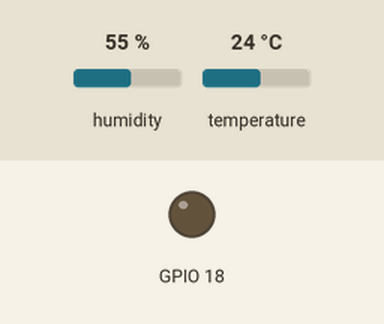
This sketch was run on a simulated ESP32. Shown: output pins drawn as LEDs (lit = HIGH). The test bench sets the inputs (shaded band); at power-on: temperature 24 °C, humidity 55 %. WiFi joins after 1.5 s; servers stay silent unless stated; uploads are accepted with an empty reply; what the sketch prints to the serial monitor is not drawn.

Above: at 5.7 s.
5.8 s: temperature set to 26 °C
10.0 s: temperature set to 29 °C
At 12.3 s:
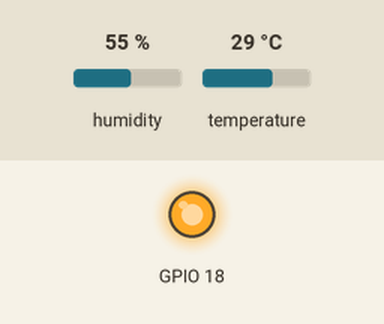
14.6 s: temperature set to 12 °C
At 18.0 s:
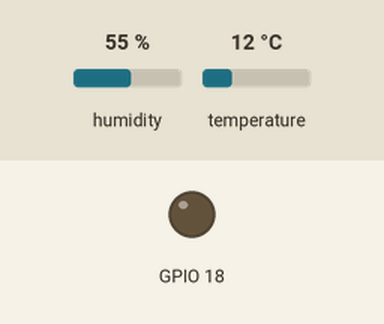
18.9 s: temperature set to 28 °C
At 23.7 s:
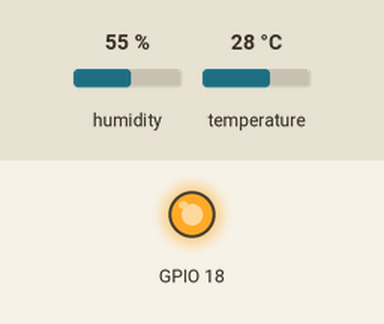
Timing chart, 0 to 25.2 s (numbered marks = the images above; inputs shaded):
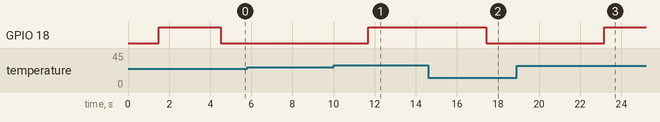

The sketch:

P6_html_ubidots.ino
```cpp
/****************************************
 * Include Libraries
 ****************************************/
#include <WiFi.h>
#include <WiFiClientSecure.h>
#include <PubSubClient.h>
#include <HTTPClient.h>
#include <DHT.h>
#include <DHT_U.h>

/****************************************
 * Define Constants
 ****************************************/
#define WIFISSID "Villa" //WIFI SSID aqui
#define PASSWORD "610916e99" // WIFI pwd
char payload[200];

// Space to store values to send
char str_temp[10];
char str_hum[10];

float t1;
float led_value = 0;

#define PIN_SENSOR 5
DHT dht1(PIN_SENSOR, DHT11); //El sensor de temp y humedad azul.

/****************************************
 * Main Functions
 ****************************************/
void setup() {
  Serial.begin(115200);
  WiFi.begin(WIFISSID, PASSWORD);
   pinMode(18, OUTPUT);
  Serial.println();
  Serial.print("Wait for WiFi...");
  while (WiFi.status() != WL_CONNECTED) {
    Serial.print(".");
    delay(500);
  }
  Serial.println("");
  Serial.println("WiFi Connected");
  Serial.println("IP address: ");
  Serial.println(WiFi.localIP());
  // Sensor de temp y humedad
  dht1.begin();

//test
  digitalWrite (18, HIGH);
  delay(3000);
  digitalWrite (18, LOW);
}

char xAuthTokenHeader[] = "BBFF-R13vxmGSVzjpZ0RlUMEt69xI29o2Ji"; // Account token (not api key)
char humedadUrl[] = "http://industrial.api.ubidots.com/api/v1.6/variables/63460157e38084000e743c58/values";
char temperaturaUrl[] = "http://industrial.api.ubidots.com/api/v1.6/variables/634601560cdeae000ee86396/values";
char secureHumedadUrl[] = "https://industrial.api.ubidots.com/api/v1.6/variables/63460157e38084000e743c58/values";
char secureTemperaturaUrl[] = "https://industrial.api.ubidots.com/api/v1.6/variables/634601560cdeae000ee86396/values";

int shouldUseHttps = 1;

void loop() {
  //Check WiFi connection status
  if(WiFi.status()== WL_CONNECTED){
    getTemperatureJSON(payload);
    if (shouldUseHttps) {
      sendHttpsPostRequest(secureTemperaturaUrl, payload, "LED");
    } else {
      sendPostRequest(temperaturaUrl, payload, "LED");
    }

    getHumidityJSON(payload);
    // Esperamos un poco antes de mandar la siguiente petición para no exceder el límite
   // delay(1000);
    if (shouldUseHttps) {
      sendHttpsPostRequest(secureHumedadUrl, payload, "Humedad");
    } else {
      sendPostRequest(humedadUrl, payload, "Humedad");
    }
  } else {
    Serial.println("WiFi Disconnected");
  }
  //Serial.println("----- Waiting 15s -----");
  Serial.println();
  delay(1000);

    Serial.print("Temperatura: ");
   Serial.print(t1);
if(t1 <= 25.0)
{
  led_value=0;
   digitalWrite (18, LOW);
   Serial.print(" <= 25 off");
  }
if(t1>=28)
{
  led_value=1;
  digitalWrite (18, HIGH);
  Serial.print(" >= 25 off");
}

}

void sendPostRequest(char* url, char* payload, char* variable) {
  WiFiClient client;
  HTTPClient http;
  http.begin(client, url);
  // If you need an HTTP request with a content type: application/json, use the following:
  http.addHeader("Content-Type", "application/json");
  http.addHeader("X-Auth-Token", xAuthTokenHeader);
  Serial.print("Sending POST request to variable ");
  Serial.print(variable);
  Serial.print(": ");
  Serial.println(url);
  int httpResponseCode = http.POST(payload);
  Serial.print(variable);
  Serial.print(" - HTTP Response code: ");
  Serial.println(httpResponseCode);
  if (httpResponseCode > 0) {
    Serial.print("Response from Ubidots: ");
    Serial.println(http.getString());
  } else {
    Serial.print("Error response: ");
    Serial.println(http.errorToString(httpResponseCode).c_str());
  }
  Serial.println();
  // Free resources
  http.end();
}

char* ubidotsCertificate = \
"-----BEGIN CERTIFICATE-----\n" \
"MIIFazCCA1OgAwIBAgIRAIIQz7DSQONZRGPgu2OCiwAwDQYJKoZIhvcNAQELBQAw\n" \
"TzELMAkGA1UEBhMCVVMxKTAnBgNVBAoTIEludGVybmV0IFNlY3VyaXR5IFJlc2Vh\n" \
"cmNoIEdyb3VwMRUwEwYDVQQDEwxJU1JHIFJvb3QgWDEwHhcNMTUwNjA0MTEwNDM4\n" \
"WhcNMzUwNjA0MTEwNDM4WjBPMQswCQYDVQQGEwJVUzEpMCcGA1UEChMgSW50ZXJu\n" \
"ZXQgU2VjdXJpdHkgUmVzZWFyY2ggR3JvdXAxFTATBgNVBAMTDElTUkcgUm9vdCBY\n" \
"MTCCAiIwDQYJKoZIhvcNAQEBBQADggIPADCCAgoCggIBAK3oJHP0FDfzm54rVygc\n" \
"h77ct984kIxuPOZXoHj3dcKi/vVqbvYATyjb3miGbESTtrFj/RQSa78f0uoxmyF+\n" \
"0TM8ukj13Xnfs7j/EvEhmkvBioZxaUpmZmyPfjxwv60pIgbz5MDmgK7iS4+3mX6U\n" \
"A5/TR5d8mUgjU+g4rk8Kb4Mu0UlXjIB0ttov0DiNewNwIRt18jA8+o+u3dpjq+sW\n" \
"T8KOEUt+zwvo/7V3LvSye0rgTBIlDHCNAymg4VMk7BPZ7hm/ELNKjD+Jo2FR3qyH\n" \
"B5T0Y3HsLuJvW5iB4YlcNHlsdu87kGJ55tukmi8mxdAQ4Q7e2RCOFvu396j3x+UC\n" \
"B5iPNgiV5+I3lg02dZ77DnKxHZu8A/lJBdiB3QW0KtZB6awBdpUKD9jf1b0SHzUv\n" \
"KBds0pjBqAlkd25HN7rOrFleaJ1/ctaJxQZBKT5ZPt0m9STJEadao0xAH0ahmbWn\n" \
"OlFuhjuefXKnEgV4We0+UXgVCwOPjdAvBbI+e0ocS3MFEvzG6uBQE3xDk3SzynTn\n" \
"jh8BCNAw1FtxNrQHusEwMFxIt4I7mKZ9YIqioymCzLq9gwQbooMDQaHWBfEbwrbw\n" \
"qHyGO0aoSCqI3Haadr8faqU9GY/rOPNk3sgrDQoo//fb4hVC1CLQJ13hef4Y53CI\n" \
"rU7m2Ys6xt0nUW7/vGT1M0NPAgMBAAGjQjBAMA4GA1UdDwEB/wQEAwIBBjAPBgNV\n" \
"HRMBAf8EBTADAQH/MB0GA1UdDgQWBBR5tFnme7bl5AFzgAiIyBpY9umbbjANBgkq\n" \
"hkiG9w0BAQsFAAOCAgEAVR9YqbyyqFDQDLHYGmkgJykIrGF1XIpu+ILlaS/V9lZL\n" \
"ubhzEFnTIZd+50xx+7LSYK05qAvqFyFWhfFQDlnrzuBZ6brJFe+GnY+EgPbk6ZGQ\n" \
"3BebYhtF8GaV0nxvwuo77x/Py9auJ/GpsMiu/X1+mvoiBOv/2X/qkSsisRcOj/KK\n" \
"NFtY2PwByVS5uCbMiogziUwthDyC3+6WVwW6LLv3xLfHTjuCvjHIInNzktHCgKQ5\n" \
"ORAzI4JMPJ+GslWYHb4phowim57iaztXOoJwTdwJx4nLCgdNbOhdjsnvzqvHu7Ur\n" \
"TkXWStAmzOVyyghqpZXjFaH3pO3JLF+l+/+sKAIuvtd7u+Nxe5AW0wdeRlN8NwdC\n" \
"jNPElpzVmbUq4JUagEiuTDkHzsxHpFKVK7q4+63SM1N95R1NbdWhscdCb+ZAJzVc\n" \
"oyi3B43njTOQ5yOf+1CceWxG1bQVs5ZufpsMljq4Ui0/1lvh+wjChP4kqKOJ2qxq\n" \
"4RgqsahDYVvTH9w7jXbyLeiNdd8XM2w9U/t7y0Ff/9yi0GE44Za4rF2LN9d11TPA\n" \
"mRGunUHBcnWEvgJBQl9nJEiU0Zsnvgc/ubhPgXRR4Xq37Z0j4r7g1SgEEzwxA57d\n" \
"emyPxgcYxn/eR44/KJ4EBs+lVDR3veyJm+kXQ99b21/+jh5Xos1AnX5iItreGCc=\n" \
"-----END CERTIFICATE-----\n";

void sendHttpsPostRequest(char* url, char* payload, char* variable) {
  WiFiClientSecure *client = new WiFiClientSecure;
  client->setCACert(ubidotsCertificate);
  HTTPClient https;
  if (https.begin(*client, url)) {  // HTTPS
    https.addHeader("Content-Type", "application/json");
    https.addHeader("X-Auth-Token", xAuthTokenHeader);
    // start connection and send HTTP header
    Serial.print("Sending HTTPS POST request to variable ");
    Serial.print(variable);
    Serial.print(": ");
    Serial.println(url);
    int httpResponseCode = https.POST(payload);
    Serial.print(variable);
    Serial.print(" - HTTPS Response code: ");
    Serial.println(httpResponseCode);
    if (httpResponseCode > 0) {
      Serial.print("Secure response from Ubidots: ");
      Serial.println(https.getString());
    } else {
      Serial.print("Error response: ");
      Serial.println(https.errorToString(httpResponseCode).c_str());
    }
    Serial.println();
    https.end();
  } else {
    Serial.printf("HTTPS - Error opening secure connection\n");
  }
  delete client;
}

void getTemperatureJSON(char* dest) {
  t1 = dht1.readTemperature();
  Serial.print("Temperatura: ");
  Serial.println(t1); // Imprime temperatura en el serial monitor
  /* numero maximo 4 precision 2 y convierte el valor a string*/
  dtostrf(led_value, 4, 2, str_temp);
  sprintf(dest, "{\"value\": %s }", str_temp);
}

void getHumidityJSON(char* dest) {
  float h1 = dht1.readHumidity();
  Serial.print("Humedad: ");
  Serial.println(h1); // Imprime humedad en el serial monitor
  /* numero maximo 4 precision 2 y convierte el valor a string*/
  dtostrf(h1, 4, 2, str_hum);
  sprintf(dest, "{\"value\": %s }", str_hum);
}
```

Measured:
- the behaviour switches between 27 and 28 °C on temperature (found by bisection; images 0 and 1)
- after the input at 5.8 s, every drawn part: stays the same
- after the input at 10.0 s, GPIO 18: LOW → HIGH after 1.7 s
- after the input at 14.6 s, GPIO 18: HIGH → LOW after 2.8 s
- after the input at 18.9 s, GPIO 18: LOW → HIGH after 4.3 s
